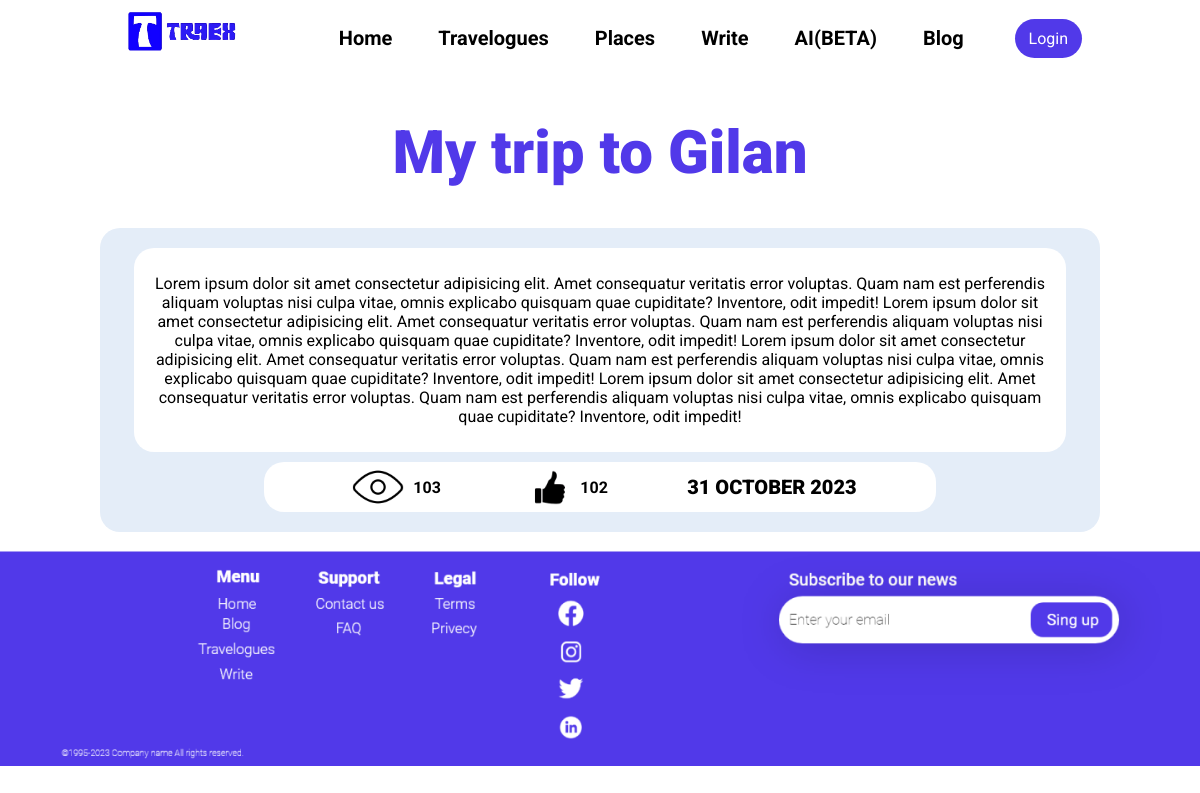
The page /travelogue/My-trip-to-Gilan on the database its author committed.
### main/models.py (models this page shows, shortened)
class Travelogue(models.Model):
    title = models.CharField(max_length=300)
    latin = models.CharField(max_length=300)
    content = models.TextField()
    uploader = models.ForeignKey(CustomUser, on_delete=models.CASCADE)
    upload_date = models.DateTimeField(auto_now=False, auto_now_add=True)
    edit_date = models.DateTimeField(auto_now=True, auto_now_add=False)
    city = models.ForeignKey(City, on_delete=models.CASCADE)
    slug = models.SlugField(unique=True)

### main/views.py (the view)
# urls.py: path('travelogue/<slug:slug>', travelogue, name='travelogue'),
def travelogue(request, slug):
    travelogue = Travelogue.objects.get(slug=slug)
    return render(request, "main/travelogue.html", {
        "travelogue": travelogue,
    })

### templates/main/travelogue.html
{% extends "main/layout.html" %}
{% load static %}
{% block body %}
<main>
    <div>
        <h1 class="text-2">{{travelogue.title}}</h1>
        <div class="t-border">
            <div class="t-body">
                <p>
                    {{travelogue.content}}
                </p>
            </div>
            <div class="t-comment comment">
                <div class="text-like">
                    <img class="viwe" src="{% static 'main/assesst/image/travel/viwe.png' %}" alt="viwe" />
                    <P>103</P>
                </div>
                <div class="text-like" >
                    <img class="like" src="{% static 'main/assesst/image/travel/like.png' %}"  alt="like"/>
                    <p>102</p>
                </div>
                <p class="diat"> 31 OCTOBER 2023</p>
            </div>
        </div>
    </div>
</main>
{% endblock body %}

### static/main/css/style.css (style rules this page uses)
* { font-family: Roboto; }
body { padding: 0px; margin: 0px; font-family: Roboto !important; }
.text-2 { color: #5139E9; text-align: center; font-size: 60px; font-style: normal; font-weight: 900; line-height: normal; }
.comment { display:flex; flex-direction:row; justify-content:space-evenly; align-items: center; width:100%; height:50px; background-color:#ffffff; border-radius:20px; }
.text-like { display:flex; flex-direction:row; justify-content:space-evenly; align-items: center; font-weight: bold; }
.like { width:60px; height:35px; }
.diat { font-size: 20px; font-style: normal; font-weight: 900; line-height: normal; }
.viwe { width: 70px; }
.t-border { width: 80%; padding: 20px; background-color: #E4EDF8; margin: auto; border-radius: 20px; }
.t-body { width: 95%; padding: 10px; background-color: #ffffff; margin: auto; border-radius: 20px; }
.t-comment { width: 70%; margin: auto; margin-top: 10px; }
.form h1, p { text-align: center; }

### rows shown on the page
Travelogue: title "My trip to Gilan", content "Lorem ipsum dolor sit amet consectetur adipisicing elit. Amet consequatur veritatis error voluptas. Quam nam est perferendis aliquam voluptas nisi culpa vitae, omnis explicabo quisquam quae cupiditate? Inventore, odit impedit! Lorem ipsum dolor sit amet consectetur adipisicing elit. Amet consequatur veritatis error voluptas. Quam nam est perferendis aliquam voluptas nisi culpa vitae, omnis explicabo quisquam quae cupiditate? Inventore, odit impedit! Lorem ipsum dolor sit amet consectetur adipisicing elit. Amet consequatur veritatis error voluptas. Quam nam est perferendis aliquam voluptas nisi culpa vitae, omnis explicabo quisquam quae cupiditate? Inventore, odit impedit! Lorem ipsum dolor…"
